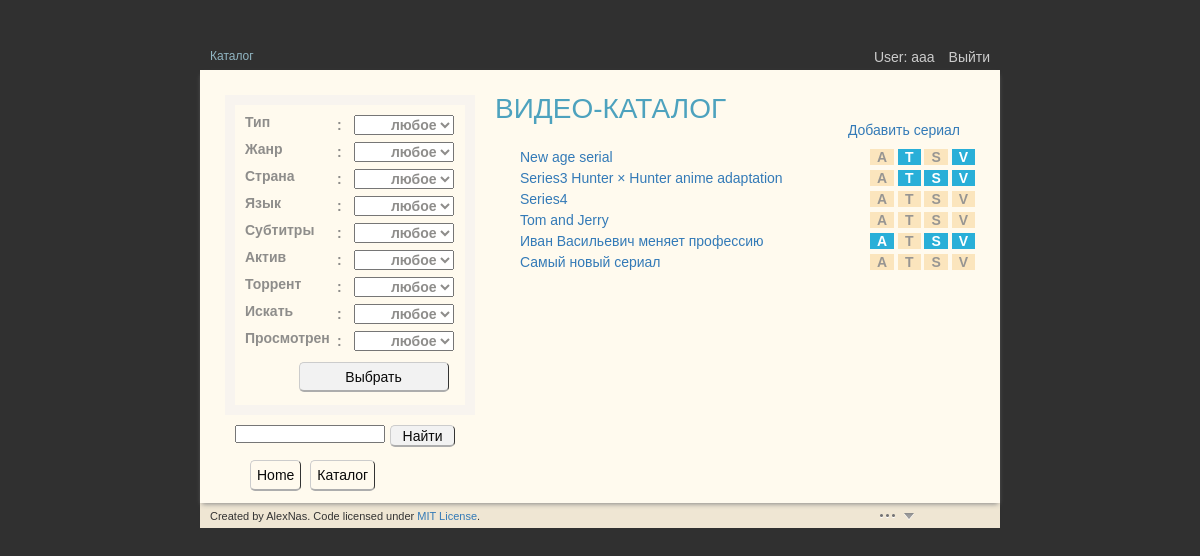
Screenshot of /vicat/catalog/ (signed in) with the database file from the repository.
### vicat/models.py (models this page shows, shortened)
class Series(models.Model):
    id = models.UUIDField(primary_key = True,default=uuid.uuid4,editable=False)
    slug = models.SlugField(max_length=30, primary_key=False, blank=True)
    title = models.CharField(u'название**', max_length=128, unique=True)
    description = models.CharField(u'описание', max_length=1024, blank=True,
                                    default='Описание не оформлено')
    image_series = models.ImageField (u'данные о фото_сер', blank=True,
                                    upload_to=get_upload_path_ser,
                                    storage=OverwriteStorage())
    image_episode = models.ImageField (u'данные о фото_эп', blank=True,
                                    upload_to=get_upload_path_epis,
                                    storage=OverwriteStorage())
    year = models.IntegerField(u'год выпуска', default=0, blank=False)
    length = models.IntegerField(u'длительность', default=0)
    season_qty = models.IntegerField(u'кол-во сезонов',
                                    default=0, editable=False)
    episode_qty = models.IntegerField(u'кол-во эпизодов',
                                    default=0, editable=False)
    country = models.CharField(u'страна', max_length=50,
                                    choices=COUNTRIES, default='')
    studio = models.CharField(u'студия', blank=True, max_length=128)
    language = models.CharField(u'язык', max_length=50,
                                    choices=LANGUAGES, default='')
    subt_lan = models.CharField(u'субтитры', max_length=50,
                                    choices=SUBTITLES, default='')
    director = models.CharField(u'режисер', blank=True, max_length=64)
    actors = models.CharField(u'актеры', blank=True, max_length=256)
    title_trans = models.CharField(u'перевод названия',
                                    blank=True, max_length=256)
    genre = models.CharField(u'жанр', max_length=50,
                                    choices=GENRES, default='')
    show_type = models.CharField(u'тип', max_length=50,
                                    choices=TYPES, default='')
    viewed = models.BooleanField(u'просмотрено', default=False)
    active = models.BooleanField(u'актив', default=False)
    istorrent = models.BooleanField(u'торрент', blank=True, default=False)
    torrent = models.CharField(u'торрент-адрес', blank=True, max_length=512,
                                    default='')
    tosearch = models.BooleanField(u'искать',default=False)
    created = models.DateTimeField(u'дата создания', auto_now_add=True,
                                    auto_now=False, null=True, blank=True)
    updated = models.DateTimeField(u'дата последнего изменения',
                                    auto_now_add = False, auto_now=True)
    note = models.CharField(u'заметки', max_length=1024, blank=True,
                                    default='заметки администратора')
    class Meta:
        verbose_name = u"Сериал"
        verbose_name_plural = u"Сериалы"

### vicat/views.py (the view)
def catalog(request):
    filterargs = {}
    fields = ('show_type', 'genre', 'country', 'language', 'subt_lan',
                    'active', 'istorrent', 'tosearch', 'viewed')
    if request.method == 'POST':
        form = FilterForm(request.POST)
        for field in fields:
            field_value = request.POST.get(field)
            if type(field_value) is not str:
                field_value = field_value.encode('utf-8')
            if (field_value != 'ALL'):
                if field_value == 'False':
                    field_value = False
                elif field_value == 'True':
                    field_value = True
                filterargs[field] = field_value
        found_entries = Series.objects.\
                            filter(**filterargs).order_by('created')
        is_editor = request.user.is_active and request.user.is_staff
        return render(request, 'catalog.html', {
                                'is_editor': is_editor,
                                'where': 'catalog',
                                'series_list': found_entries,
                                'form': form })
    else:
        form = FilterForm()
    context_dict = {}
    context_dict['form'] = form
    context_dict['is_editor'] = (request.user.is_active and
                                    request.user.is_staff)
    context_dict['series_list'] = Series.objects.all().order_by('title')
    context_dict['where'] = 'catalog'
    return render(request, 'catalog.html', context_dict)

### templates/catalog.html (shortened to what this page needs)
{% extends "base.html" %}
{% load staticfiles %}
{% block content %}
  <div id="view-wrap">
    <div id="view" class="img-series">
      <form id="filter_block" class="filter_ul" action="/vicat/catalog/" method="post">
            {% for f in form %}
              <div class="filter_li">
                    <div class="filt-left">{{ f.label }}</div>:
                    <span class="filt-right">{{ f }}</span>
              </div>
            {% endfor %}
          <input id="filter_submit" type="submit" value="Выбрать" />
      </form>
    </div>
    <div id="under-view">
      <div id="under-view-left">
        <form id="search_form" action="/vicat/search/" method="GET">
            <input id="search_text" type="text" name="q">
            <input id="search_submit" type="submit" value="Найти">
        </form>
      </div>
    </div>
  </div>
  <div id="wrapper">
  <div id="info_wrapper" class="height1">
    <div class="ser-title">ВИДЕО-КАТАЛОГ</div>
      <div id="create_new">
        <a href="/vicat/create_series/">Добавить сериал</a>
      </div>
      <div id="info-block" class="fixheight1 padtop2">
        {% if series_list %}
          <ul id="series-list" class="tab-clear">
            {% for series in series_list %}
            <div class="tab-left">
              <li><a href="/vicat/{{ series.id }}">{{ series.title }}</a></li>
            </div>
            <div class="tab-right">
              <span class="is{{ series.active }}">A</span>
              <span class="is{{ series.istorrent }}">T</span>
              <span class="is{{ series.tosearch }}">S</span>
              <span class="is{{ series.viewed }}">V</span>
            </div>
            <br>
            {% endfor %}
          </ul>
        {% else %}
            <p>По запросу ничего не найдено</p>
        {% endif %}
      </div>
    </div>
  </div>
{% endblock %}

### templates/base.html (shortened to what this page needs)
<!DOCTYPE html>
{% load staticfiles %}
<html>
<head>
    <link href="{% static 'css/font-awesome.min.css' %}" rel="stylesheet">
    <link href="{% static 'css/bootstrap.min.css' %}" rel="stylesheet">
    <link href="{% static 'css/main.css' %}" rel="stylesheet">
</head>
<body onload="initElement()">
  <div id="wrap">
    <div id="seacrch-login">
      <div id="back-linkage">
              {% if where == 'catalog' %}
              <span>Каталог</span>
              {% elif where == 'series' %}
                <a href="/vicat/catalog/">Каталог</a>
                <span> / </span>
                <span curr-link href="/vicat/{{ series.id }}">{{ series.title }}</span>
              {% elif where == 'reviews' %}
                <a href="/vicat/catalog/">Каталог</a>
                <span> / </span>
                <a href="/vicat/{{ series.id }}">{{ series.title }}</a>
                <span> / </span>
                <span>Отзывы</span>
              {% elif where == 'seasons' %}
                <a href="/vicat/catalog/">Каталог</a>
                <span> / </span>
                <a href="/vicat/{{ series.id }}">{{ series.title }}</a>
                <span> / </span>
                <span>Сезоны</span>
              {% endif %}
      </div>
      <div class="login">
        {% if user.is_authenticated %}
            <a href="">User: {{ user.username }} </a>
            <a href="/accounts/logout/">Выйти</a>
        {% else %}
            <a href="/accounts/login/">Войти</a>
        {% endif %}
      </div>
    </div>
    <div id="lightback">
      <div id="main-wrap">
        <div id="main-top">
        </div>
        <div id="main">
          {% block content %}
          {% endblock %}
        </div>
        <div id="menu">
          <ul class="hr">
            <li  onclick="window.location.href='/vicat/'">Home</li>
            <li  onclick="window.location.href='/vicat/catalog/'">Каталог</li>
            <li class="dummybtn">&nbsp</li>
          </ul>
        </div>
      </div>
      <div id="switcher_wrap">
        <div class="copyr  footer_left" >Created by AlexNas. Code licensed under <a href="href="http://opensource.org/licenses/mit-license.html"">MIT License</a>.</div>
        <div id="switcher" class="closed" class="footer_right">
          <img src="{% static "img/list_closed.png" %}" />
        </div>
      </div>
    </div>
  </div>
</body>
</html>

### static/static_dir/css/main.css (style rules this page uses)
body, p, form, form input, #wrap, #lightback, #main-wrap { padding: 0; margin: 0; line-height: 1.0; }
body { font-family: sans-serif; background-color: rgb(48, 48, 48); }
#wrap { width: 800px; margin: 50px auto; background-color: rgb(48, 48, 48); }
#lightback { background-color: #efe6d3; }
#main-wrap { background-color: #fffaee; -moz-box-shadow: 0 3px 5px -2px #888; -webkit-box-shadow: 0 3px 5px -2px #888; box-shadow: 0 3px 5px -2px #888; }
#main { width: 100%; background-color: #fffaee; clear: both; }
#seacrch-login { width: 100%; height: 20px; background-color: rgb(48, 48, 48); }
#back-linkage { float: left; text-align: left; font-size: 12px; color: #91B6C3; padding-left: 10px; }
#back-linkage span { color: #91B6C3; }
.login { float: right; margin-bottom: 20px; }
.login a { color: #cccccc; font-size: 14px; text-decoration: none; text-align: right; padding-right: 10px; }
#main-top { width: 100%; height: 25px; }
#view-wrap { float: left; margin-left: 25px; }
#view { width: 250px; border: 10px solid #f8f4ef; -webkit-box-sizing: border-box; -moz-box-sizing: border-box; box-sizing: border-box; clear: both; overflow:hidden; }
.img-series { height: 320px; }
#under-view-left { float: left; padding-left: 10px; padding-top: 10px; }
.tab-left { float: left; }
.tab-right { float: right; }
#wrapper { margin-left: 295px; }
#create_new { font-size: 14px; text-align: right; padding: 0 40px 5px 0; }
#info_wrapper { font-size: 14px; }
#info-block { width: 475px; float: right; overflow: auto; color: #8c8b89; margin-right: 25px; }
#info_wrapper .ser-title { padding-bottom: 0px; }
#series-list, #season-list, #episod-list { margin: 0px; list-style-type: none; line-height: 150%; padding-left: 20px; }
.ser-title { color: #4da2be; padding-bottom: 10px; font-size: 28px; }
#menu { margin: 0; padding: 0; clear: both; }
#menu .hr { margin: 0; padding: 20px 50px 20px 50px; }
#menu .hr li { display: inline; font: 14px Arial; color: #090909; margin-right: 5px; border-top: 1px solid #CCCCCC; border-right: 1px solid #333333; border-bottom: 2px solid #ADADAD; border-left: 1px solid #CCCCCC; border-radius: 5px; -moz-border-radius: 5px; -webkit-border-radius: 5px; padding: 6px; cursor: pointer; }
.dummybtn { border: none !important; width: 30px; cursor: default !important; }
.isFalse { font-size: 14px; font-weight: bold; padding: 0 7px; opacity: 0.9; background-color: rgba(244, 192, 102, 0.4); }
.isTrue { font-size: 14px; font-weight: bold; padding: 0 7px; color: #ffffff; background-color: #29AFD8; }
.padtop2 { padding-top: 5px; }
.height1 { min-height: 350px; }
.fixheight1 { height: 267px; }
#filter_block { padding: 10px 0 0px 10px; }
#filter_block, #newedit_block { font-size: 14px; }
.filter_ul { font-size: 14px; font-weight: bold; color: #8E8D8B; float:left; margin: 0px; list-style-type: none; }
#filter_block .filter_li { padding-bottom: 7px; }
.filter_ul SELECT { font-size: 14px; text-align: right; }
.filt-left { float: left; width: 92px; }
.filt-right SELECT { margin-left: 8px; width: 100px; }
.filter_li { clear: both; }
#filter_submit { margin-top: 4px; float:right; }
#filter_submit, #newedit_submit { height: 30px !important; width: 150px !important; }
#filter_submit, #newedit_submit, #search_submit { background-color: #f2f2f2; font: 14px Arial; color: #090909; margin-right: 5px; border-top: 1px solid #CCCCCC; border-right: 1px solid #333333; border-bottom: 2px solid #ADADAD; border-left: 1px solid #CCCCCC; border-radius: 5px; -moz-border-radius: 5px; -webkit-border-radius: 5px; cursor: pointer; }
#search_form input { font-size: 14px; }
#search_submit { font-size: 14px; margin-left: 5px; height: 22px; width: 75px; float:left; width: 65px; }
#search_text { float:left; font-size: 14px; display: inline-block; width: 150px; height: 18px; }
.footer_left { float: left; padding: 5px 0 0 10px; }
.copyr { padding-top: 8px !important; font-size: 11px; }
#switcher { height: 25px; width: 50px; margin-left: 85%; padding-top: 5px; }
.closed, .opened { width: 100%; height: 100%; cursor: pointer; }

### rows the page displays
Series: title "New age serial"
Series: title "Series3 Hunter × Hunter anime adaptation"
Series: title "Series4"
Series: title "Tom and Jerry"
Series: title "Иван Васильевич меняет профессию"
Series: title "Самый новый сериал"

### other values shown
{{ user.username }} "aaa"
{{ f.label }} "Тип" "Жанр" "Страна" "Язык" "Субтитры" "Актив" "Торрент" "Искать" "Просмотрен"
